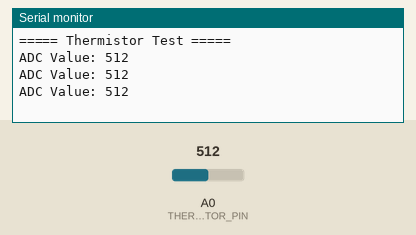
Recording of a sketch running on a simulated Arduino Uno, built with avr-gcc and run on an emulated ATmega328P. Shown: the last lines printed to the serial monitor. The inputs (shaded band) are chosen by the test bench; at power-on: A0 (THERMISTOR_PIN) = 512.

Above: at 1.3 s.
1.4 s: A0 (THERMISTOR_PIN) set to 716
At 1.9 s:
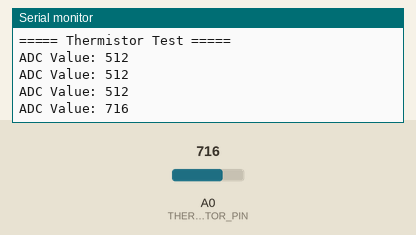
2.9 s: A0 (THERMISTOR_PIN) set to 900
At 3.4 s:
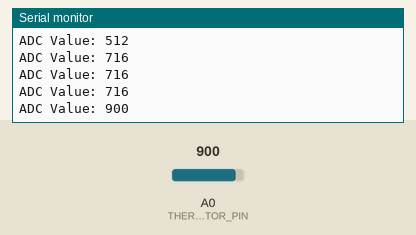
Timing chart, 0 to 5.9 s (numbered marks = the images above; inputs shaded):
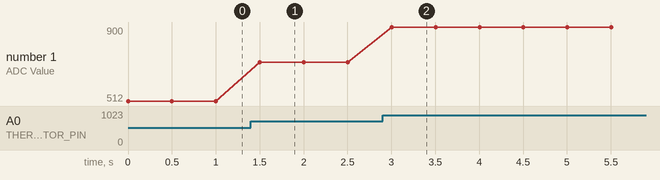

The sketch:

08_Thermistor.ino
```cpp
const int THERMISTOR_PIN = A0;

void setup() {
  Serial.begin(115200);
  Serial.println("\n===== Thermistor Test =====");
}

void loop() {

  int adc = analogRead(THERMISTOR_PIN);

  Serial.print("ADC Value: ");
  Serial.println(adc);

  delay(500);
}
```

Measured:
- after the input at 1.4 s, the serial monitor: prints a new line after 0.10 s (image 1)
- after the input at 2.9 s, the serial monitor: prints a new line after 0.10 s (image 2)
- plotted number 1: 512 → 716 after the input at 1.4 s, 716 → 900 after the input at 2.9 s
